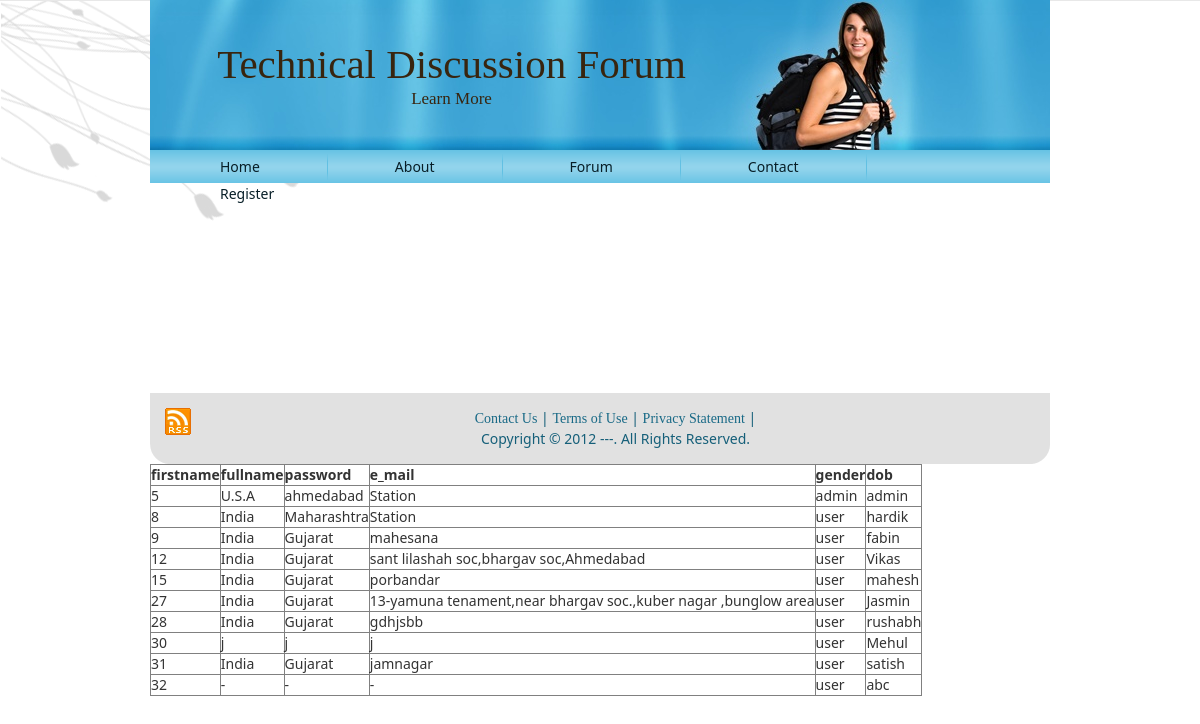
The app's page /disply.php with its own data.
### tables this page shows
CREATE TABLE `user` (
  `user_id` int(11) NOT NULL,
  `country` varchar(50) NOT NULL,
  `state` varchar(50) NOT NULL,
  `address` varchar(500) NOT NULL,
  `user_type` varchar(50) NOT NULL,
  `username` varchar(50) DEFAULT NULL,
  `fullname` varchar(50) DEFAULT NULL,
  `password` varchar(50) DEFAULT NULL,
  `user_acc_active` tinyint(1) DEFAULT NULL,
  `dob` date NOT NULL,
  `e_mail` varchar(100) DEFAULT NULL,
  `gender` varchar(20) NOT NULL,
  `uimg` varchar(255) NOT NULL,
  `isuser` tinyint(1) NOT NULL,
  `score` float NOT NULL DEFAULT '0'
);

### utility.php (called while the page is built, shortened)
<?php
	function ExecuteQuery ($SQL)
	{
		$rows = mysql_query ($SQL) or die(mysql_error());
		return $rows;
	}
?>

### disply.php (the view)
<?php require("header.php");?>
<?php
$result= ExecuteQuery("SELECT * FROM User");
echo "<table border='1'>";
echo "<strong><tr><th>firstname</th><th>fullname</th><th>password</th><th>e_mail</th><th>gender</th><th>dob</th></tr></strong>";
while($name_row=mysql_fetch_row($result))
{
	echo "<tr>";
	print("<td>{$name_row[0]}</td><td>{$name_row[1]}</td><td>{$name_row[2]}</td><td>{$name_row[3]}</td><td>{$name_row[4]}</td><td>{$name_row[5]}</td><br />");
	echo "</tr>";
}
?>
<?php require("footer.php");?>

### res/style.css (style rules this page uses)
body { margin: 0 auto; padding: 0; background-color: #E8E8E8; }
body { font-family: Georgia, "Times New Roman", Times, Serif; font-size: 14px; color: #242424; }

### records on screen
user: user_id "5", country "U.S.A", state "ahmedabad", address "Station", user_type "admin", username "admin"
user: user_id "8", country "India", state "Maharashtra", address "Station", user_type "user", username "hardik"
user: user_id "9", country "India", state "Gujarat", address "mahesana", user_type "user", username "fabin"
user: user_id "12", country "India", state "Gujarat", address "sant lilashah soc,bhargav soc,Ahmedabad", user_type "user", username "Vikas"
user: user_id "15", country "India", state "Gujarat", address "porbandar", user_type "user", username "mahesh"
user: user_id "27", country "India", state "Gujarat", address "13-yamuna tenament,near bhargav soc.,kuber nagar ,bunglow area", user_type "user", username "Jasmin"
user: user_id "28", country "India", state "Gujarat", address "gdhjsbb", user_type "user", username "rushabh"
user: user_id "30", country "j", state "j", address "j", user_type "user", username "Mehul"
user: user_id "31", country "India", state "Gujarat", address "jamnagar", user_type "user", username "satish"
user: user_id "32", country "-", state "-", address "-", user_type "user", username "abc"
